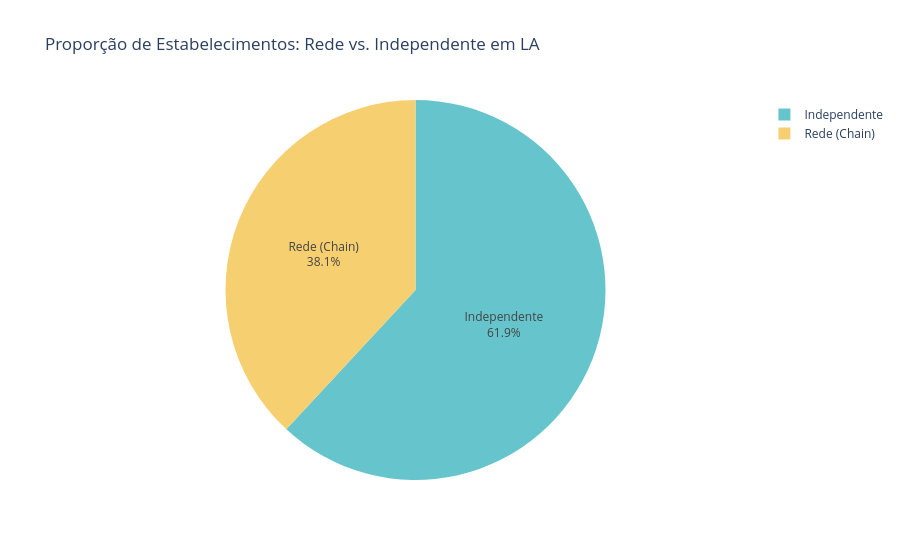

Notebook code for this chart:
### Code cell
# Passo 2 - 2

# 1. Contando os estabelecimentos de rede vs. não rede
chain_counts = df['chain'].value_counts().reset_index()
chain_counts.columns = ['is_chain', 'count']

# 2. Mapeando os valores para nomes mais legíveis no gráfico
chain_counts['is_chain'] = chain_counts['is_chain'].map({True: 'Rede (Chain)', False: 'Independente'})

# 3. Construindo o gráfico de pizza
fig = px.pie(
    chain_counts,
    values='count',
    names='is_chain',
    title='Proporção de Estabelecimentos: Rede vs. Independente em LA',
    color_discrete_sequence=px.colors.qualitative.Pastel
)

# Adicionando interatividade e detalhes (Teoria Plotly)
fig.update_traces(textposition='inside', textinfo='percent+label')
fig.show()

### Figure 1 — Plotly figure (JSON) as saved in the notebook; plotly's stock layout.template omitted (floating-point values rounded to 4 significant figures)
{"data": [{"domain": {"x": [0, 1], "y": [0, 1]}, "hovertemplate": "is_chain=%{label}<br>count=%{value}<extra></extra>", "labels": ["Independente", "Rede (Chain)"], "legendgroup": "", "name": "", "showlegend": true, "textinfo": "percent+label", "textposition": "inside", "type": "pie", "values": [5972, 3676]}], "layout": {"legend": {"tracegroupgap": 0}, "piecolorway": ["rgb(102, 197, 204)", "rgb(246, 207, 113)", "rgb(248, 156, 116)", "rgb(220, 176, 242)", "rgb(135, 197, 95)", "rgb(158, 185, 243)", "rgb(254, 136, 177)", "rgb(201, 219, 116)", "rgb(139, 224, 164)", "rgb(180, 151, 231)", "rgb(179, 179, 179)"], "title": {"text": "Proporção de Estabelecimentos: Rede vs. Independente em LA"}}}
